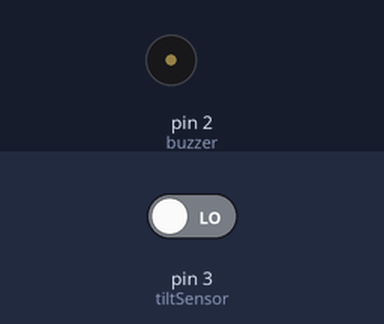
Recording of a sketch running on a simulated Arduino Uno, built with avr-gcc and run on an emulated ATmega328P. On the bench: buzzer (waves = sounding). Inputs (shaded band) come from the test bench; at power-on: pin 3 (tiltSensor) LOW.

Above: at 1.2 s.
1.3 s: pin 3 (tiltSensor) driven HIGH
At 1.7 s:
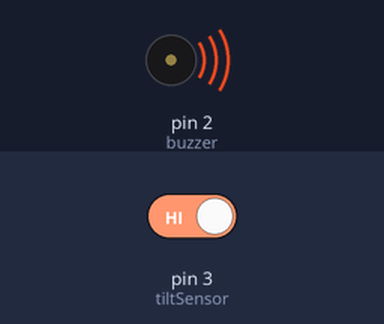
4.3 s: pin 3 (tiltSensor) driven LOW
At 4.6 s:
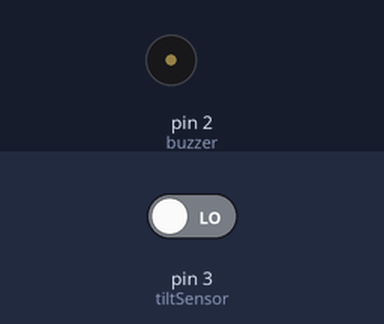
Timing chart, 0 to 7.3 s (numbered marks = the images above; inputs shaded):
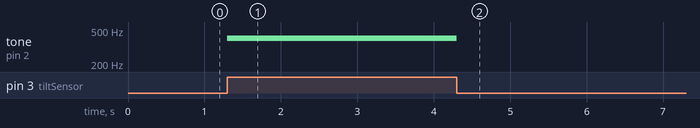

Measured:
- after the input at 1.3 s, tone on pin 2 (buzzer): silent → 400 Hz at once
- after the input at 4.3 s, tone on pin 2 (buzzer): 400 Hz → silent at once

The sketch:

TiltandBuzz.ino
```cpp
// (licence header left out)
int tiltSensor = 3;
int tiltState;
int buzzer = 2;
void setup() {
  pinMode(tiltSensor, INPUT);
  pinMode(buzzer, OUTPUT);

}

void loop() {
  tiltState = digitalRead(tiltSensor);

  if (tiltState == HIGH) {
    tone(buzzer, 400, 500);
    delay(500);
  }
  else {
    noTone(buzzer);
  }
}
```
